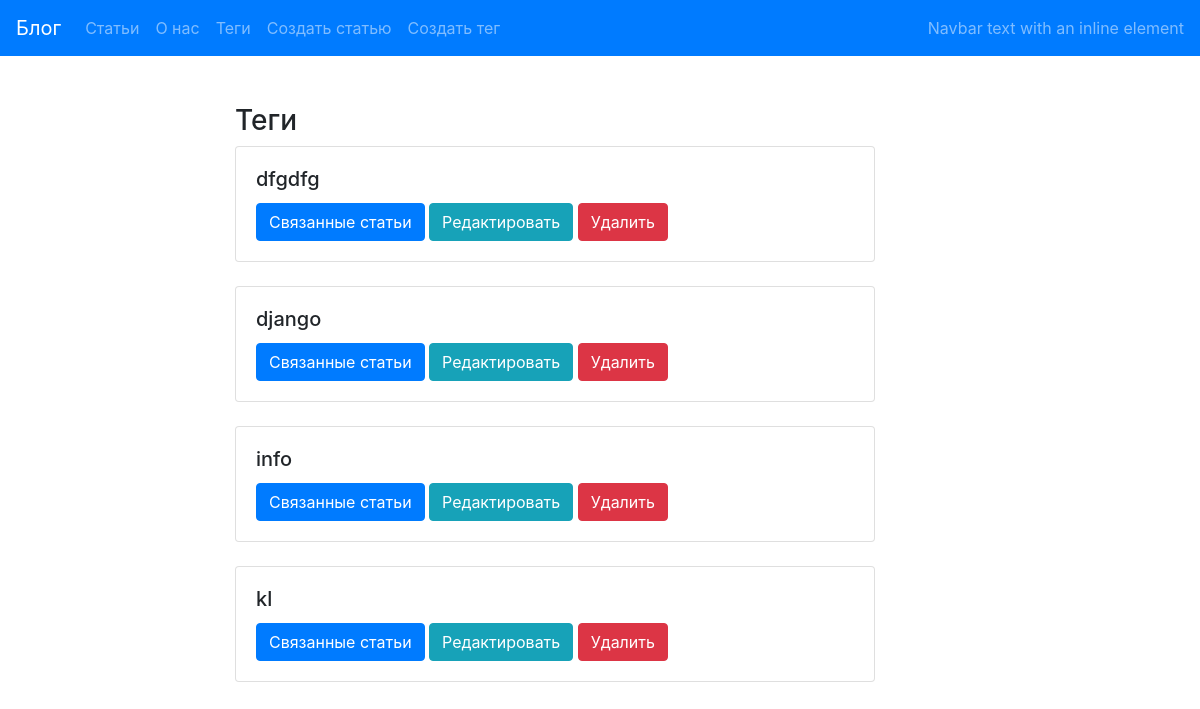
/tag/, run on an earlier commit of the app's database.
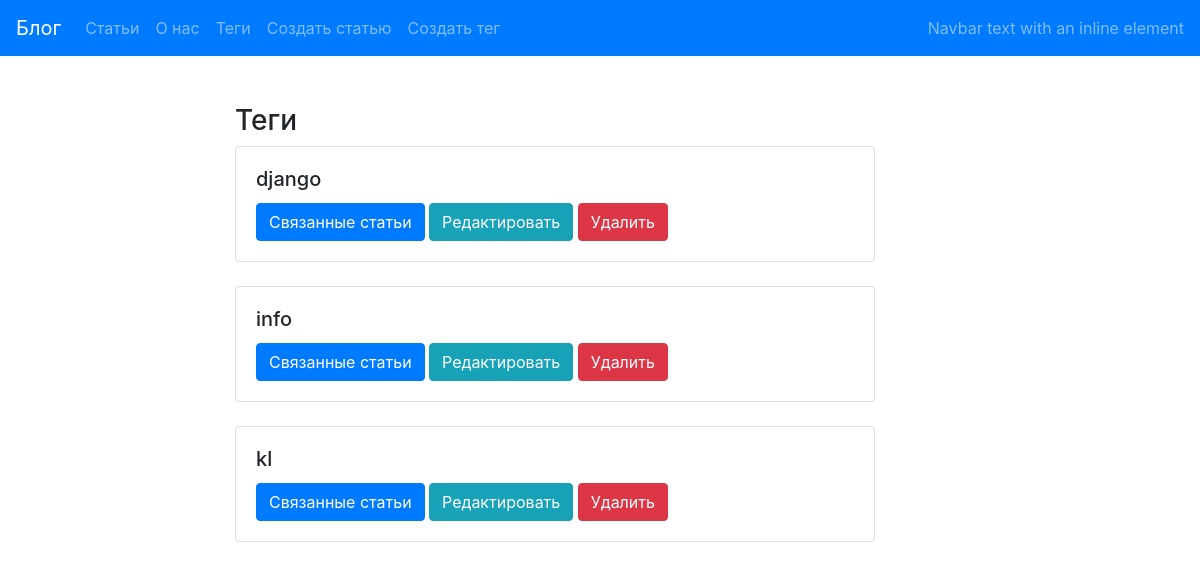
And on a later commit of the database.
### blog/models.py (models this page shows, shortened)
class Tag(models.Model):
    title=models.CharField(max_length=50,unique=True)
    slug = models.SlugField(max_length=50,unique=True,blank=True)
    def get_absolute_url(self):
        return reverse("tag_detail_url", kwargs={"slug": self.slug})

### blog/views.py (the view)
# urls.py: path('tag/',tags_list, name='tags_list_url'),
def tags_list(request):
    tags= Tag.objects.all()
    return render(request, 'blog/tags_list.html',context={"tags":tags})

### blog/templates/blog/tags_list.html (shortened to what this page needs)
{% extends "blog/base_blog.html" %}
{% block content %}
    <h3 class="mt-5">Теги</h3>
       {% for tag in tags %}
            <div class="card" style="width: 40rem;">
                <div class="card-body">
                    <h5 class="card-title">{{tag.title}}</h5>
                    <a href="{{tag.get_absolute_url}}" class="btn btn-primary">Связанные статьи</a>
                    <a href="{% url 'tag_update_url' slug=tag.slug %}" class="btn btn-info">Редактировать</a>
                    <a href="{% url 'tag_delete_url' slug=tag.slug %}" class="btn btn-danger">Удалить</a>
                </div>
            </div>
         <br>
        {% endfor %}
{% endblock %}

What changed in the data, as far as the page shows it:
removed Tag: title "dfgdfg"
